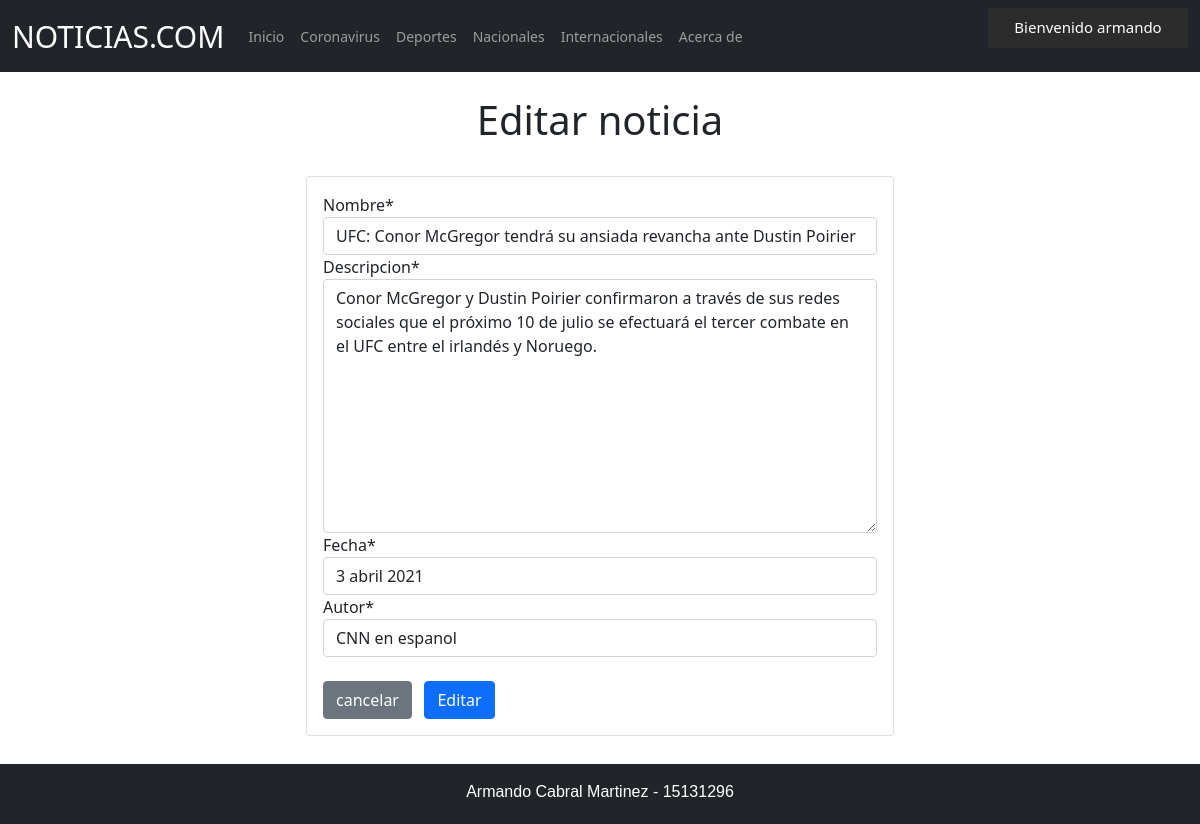
The app's page /modificarNoticia/1/ (signed in) with its own data.
### noticias/models.py (models this page shows, shortened)
class deportes (models.Model):
	nombre = models.CharField(default = "",null=True,max_length = 200)
	descripcion = models.TextField(default = "",null=True,max_length = 200)
	fecha = models.CharField(default = "",null=True,max_length = 200)
	autor = models.CharField(default = "",null=True,max_length = 200)

### noticias/views.py (the view)
# urls.py: path('modificarNoticia/<id>/', modificarNoticia, name = 'modificarNoticia'),
@permission_required('noticias.change_deportes')
def modificarNoticia (request, id):
	noticia = get_object_or_404(deportes, id=id)
	data = {
		'form': noticiaForm(instance=noticia)
	}
	if request.method == 'POST':
		formulario = noticiaForm(data=request.POST, instance=noticia)
		if formulario.is_valid():
			formulario.save()
			return redirect(to='deportes')
		data['form'] = formulario
	return render (request, 'modificar.html', data)

### noticias/forms.py
class noticiaForm (forms.ModelForm):
	class Meta:
		model = internacionales
		fields = '__all__'

### noticias/templates/modificar.html (shortened to what this page needs)
{% extends 'base.html' %}
{% block content %}
{% load crispy_forms_tags %}
			<div class="row">
				<div class='col-12 col-md-6 offset-md-3'>
					<br>
					<center><h1>Editar noticia</h1></center>
					<br>
					<div class="card">
						<div class="card-body">
						<form method="post">
							{{ form | crispy }}
							<div class="d=flex justify-content-end">
								<br>
								<input type="reset" value="cancelar" class="btn btn-secondary">
								<input type="submit" value="Editar" class="btn btn-primary">
							</div>
						</form>
						</div>
					</div>
				</div>
			</div>
			<br><br>
{% endblock content %}

### noticias/templates/base.html (shortened to what this page needs)
{% load static %}
<!DOCTYPE html>
<html style="min-height: 100%;
  position: relative;">
<head>
	<link href="https://cdn.jsdelivr.net/npm/bootstrap@5.0.0-beta3/dist/css/bootstrap.min.css" rel="stylesheet">
    <link rel="stylesheet" type="text/css" href="{% static 'css/main.css' %}">
</head>
<header>
	<nav class="navbar navbar-expand-lg navbar-dark bg-dark">
	  <div class="container-fluid">
	    <a class="navbar-brand" href="{% url 'home' %}"  style="font-size: 30px;">NOTICIAS.COM</a>
	    <div class="collapse navbar-collapse" id="navbarNavAltMarkup">
	      <div class="navbar-nav">
	        <a class="nav-link " href="{% url 'home' %}">Inicio</a>
	        <a class="nav-link " href="{% url 'content' %}">Coronavirus</a>
	        <a class="nav-link " href="{% url 'deportes' %}">Deportes</a>
	        <a class="nav-link " href="{% url 'nacionales' %}">Nacionales</a>
	        <a class="nav-link " href="{% url 'internacionales' %}">Internacionales</a>
	        <a class="nav-link " href="{% url 'about' %}">Acerca de</a>
	      </div>
	  	</div>
	    {% if user.is_authenticated %}
	    <nav>
	    	<ul>
		        <li><a href="#"style="font-size: 15px; text-align: center;" >Bienvenido {{ user.username }}</a>
		        </li>
		    </ul>
		</nav>
	    {% else %}
	      <a class="nav-link active" aria-current="page" href="{% url 'login' %}"  style="color: #ffffff;">Iniciar sesion</a>
		  <a class="nav-link active" aria-current="page" href="{% url 'registrar' %}"  style="color: #ffffff;">Registrate</a>
	    {% endif %}
	</nav>
</header>
<body style="  margin: 0;
  margin-bottom: 40px;">
	{% block content %}
	{% endblock content %}
</body>
<footer class="bg-dark text-white footer" style="position: absolute; bottom: 0;
      width: 100%;
      height: 60px;">
	<p>Armando Cabral Martinez - 15131296</p>
</footer>
</html>

### static/css/main.css (style rules this page uses)
.footer { text-align: center; font-family: sans-serif; padding: 1em; position: absolute; bottom: 0; width: 100%; height: 40px; }
nav { align-content: center; }
nav a { box-sizing:border-box; font-size:0; text-decoration:none; color:inherit; font-size:14px; }
nav li { display:inline-block; width:200px; height:40px; padding:5px 10px; background-color:#2C2C2C; border:2px solid #2C2C2C; text-align:center; color:#fff; position:relative; }

### records on screen
deportes: nombre "UFC: Conor McGregor tendrá su ansiada revancha ante Dustin Poirier", descripcion "Conor McGregor y Dustin Poirier confirmaron a través de sus redes sociales que el próximo 10 de julio se efectuará el tercer combate en el UFC entre el irlandés y Noruego.", fecha "3 abril 2021", autor "CNN en espanol"

### other values on screen
{{ user.username }} "armando"
